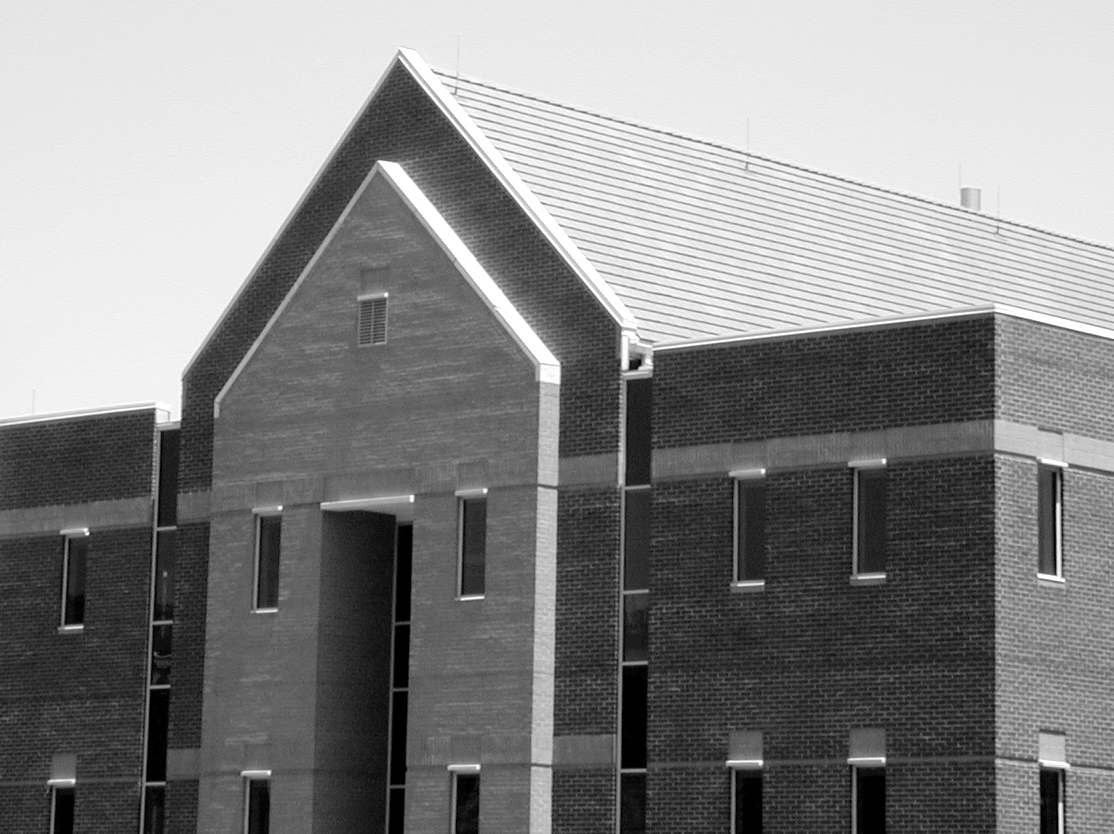
%> input picture MATLAB/Day07/Fig1016(a)(building_original).tif, 1114 x 834 px
$ octave day0701.m   (GNU Octave 9; MATLAB toolbox functions it lacks are replaced by stand-ins)
%> lines starting %> are read from the running program, lines starting %| are printed output that depends on the picture; in (x1, y1, x2, y2) boxes, pixels count from 0 and x2, y2 are one past the last pixel; in counts of white or black regions, pixels touching at a corner belong together; the program's own positions count from 1
img = im2double(imread('Fig1016(a)(building_original).tif'));
%> img: size 834x1114 double; min 0, max 1, mean 0.523

% 8个方向 Kirsch 核
K = zeros(3,3,8);
K(:,:,1) = [-3 -3  5; -3 0  5; -3 -3  5];
K(:,:,2) = [-3  5  5; -3 0  5; -3 -3 -3];
K(:,:,3) = [ 5  5  5; -3 0 -3; -3 -3 -3];
K(:,:,4) = [ 5  5 -3;  5 0 -3; -3 -3 -3];
K(:,:,5) = [ 5 -3 -3;  5 0 -3;  5 -3 -3];
K(:,:,6) = [-3 -3 -3;  5 0 -3;  5  5 -3];
K(:,:,7) = [-3 -3 -3; -3 0 -3;  5  5  5];
K(:,:,8) = [-3 -3 -3; -3 0  5; -3  5  5];

% 计算各方向边缘响应并取最大值
edge_map = zeros(size(img));
for i = 1:8
    edge_map = max(edge_map, abs(conv2(img, K(:,:,i), 'same')));
end
%> this loop made 8 passes
%> pass 1, `edge_map = max(edge_map, abs(conv2(img, K(:,:,i), 'same')));`:
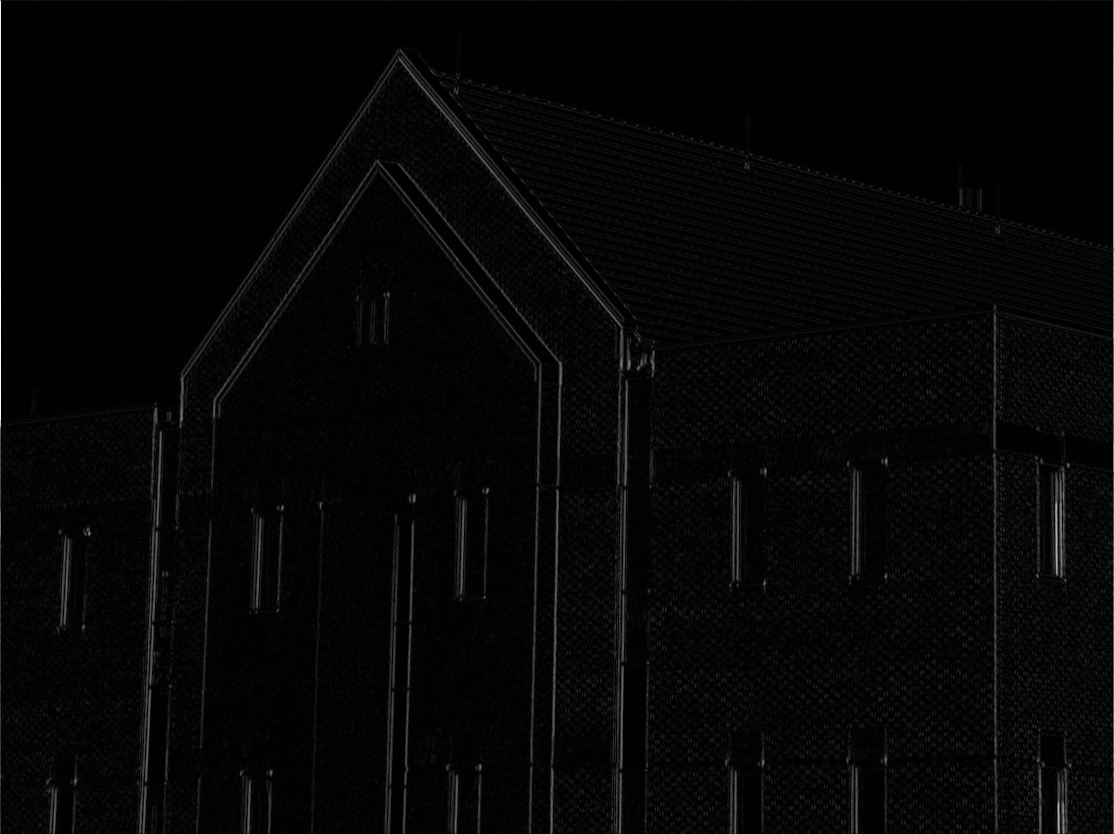
%> edge_map: size 834x1114 double; min 0, max 14.41, mean 0.335; drawn with min black and max white
%> pass 2, `edge_map = max(edge_map, abs(conv2(img, K(:,:,i), 'same')));`:
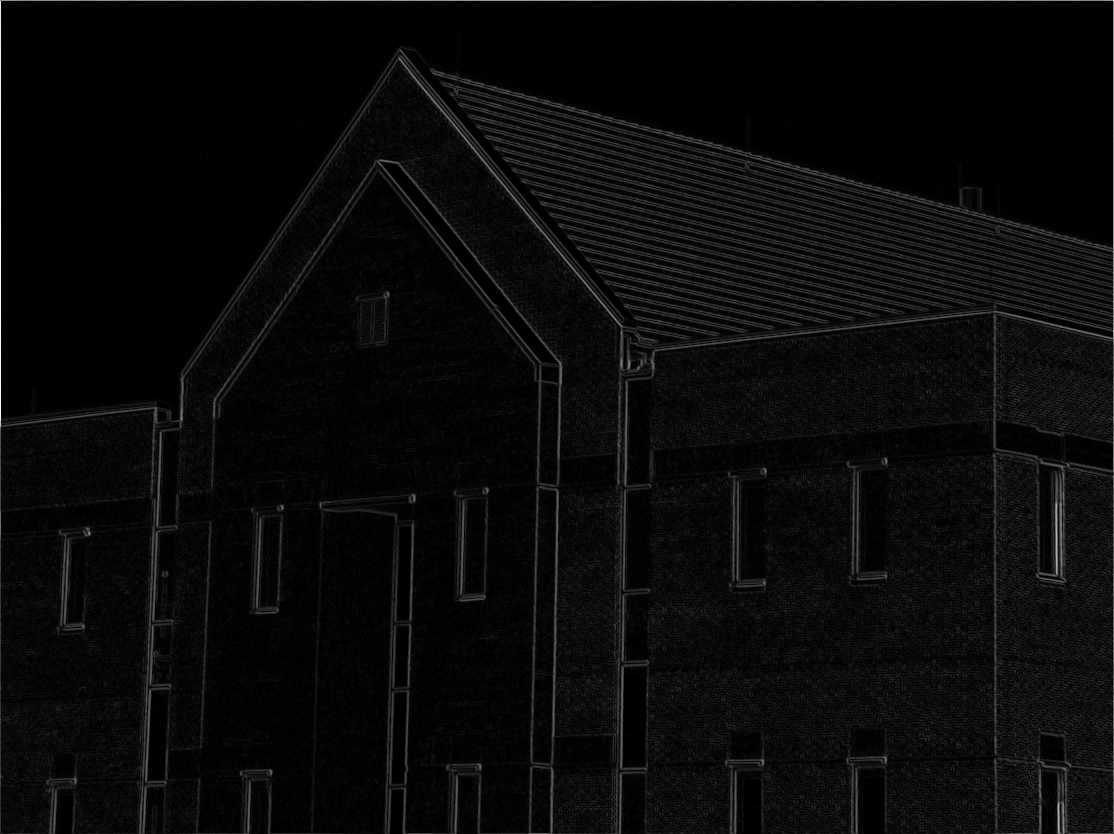
%> edge_map: size 834x1114 double; min 0, max 14.41, mean 0.58; drawn with min black and max white

% 阈值分割
T = 0.3;
edge_bin = edge_map > T;
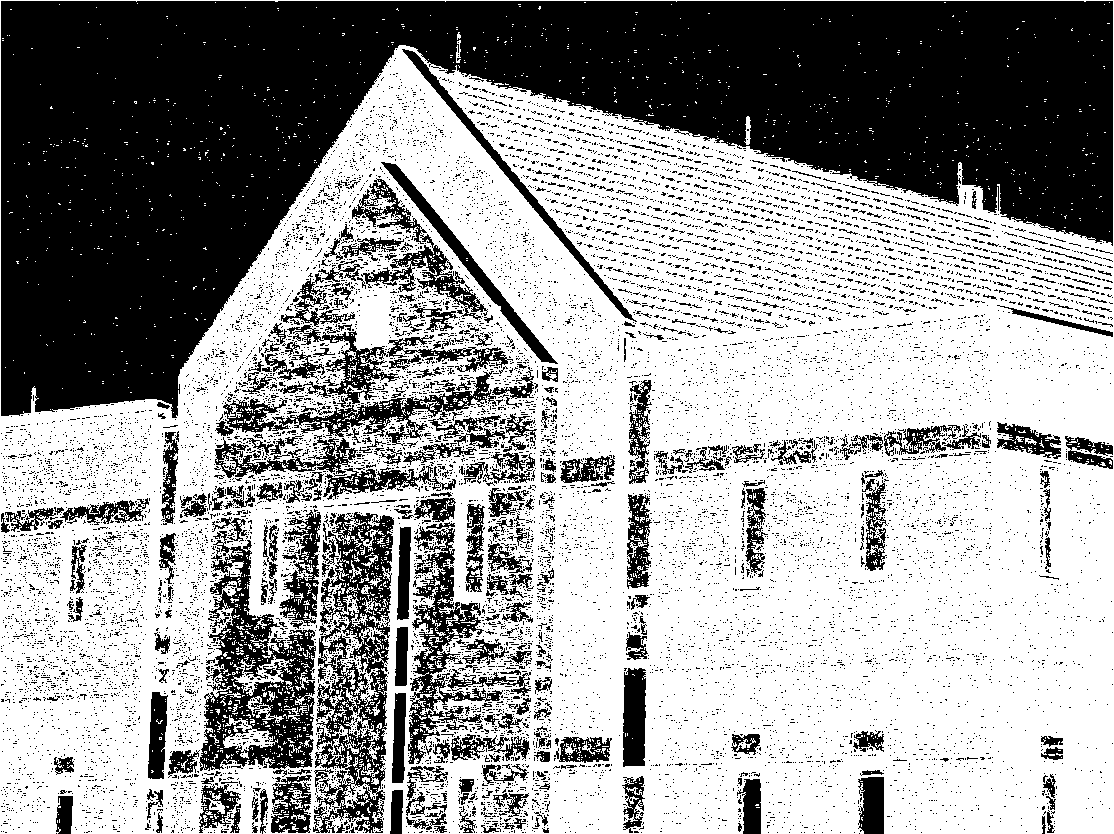
%> edge_bin: size 834x1114 logical; 60.8% white; 13792 black regions (13403 under 20 px), largest, box (x1, y1, x2, y2) and area: (1, 1, 1113, 418) 222786, (313, 512, 394, 833) 11832, (199, 531, 316, 777) 11713

figure;
subplot(1,3,1); imshow(img,[]);      title('原图');
subplot(1,3,2); imshow(edge_map,[]); title('Kirsch边缘强度图');
subplot(1,3,3); imshow(edge_bin,[]); title(sprintf('阈值分割 (T=%.1f)', T));
